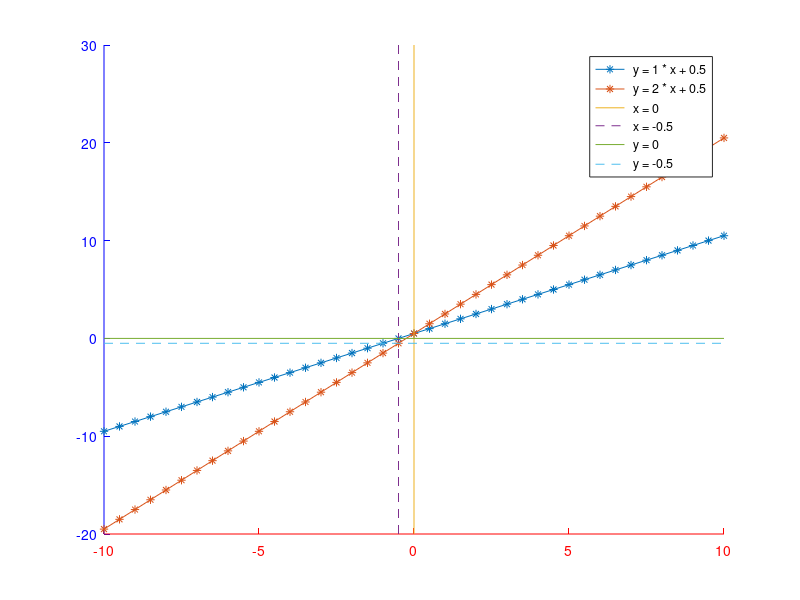

The MATLAB script that drew this image:

x = [ -10: 0.5: 10 ];

m = 1;
b = 0.5;
y = m * x + b;
hold on;
plot( x, y, '-*' )
m = 2
y = m * x + b;

plot( x, y, '-*' )
set(gca, 'XColor', 'red');
grid;
hold on;
set(gca, 'YColor', 'Blue');
grid;
hold on;

ylim = get(gca, 'Ylim')
plot( [ 0, 0 ], ylim, '-' );
hold on;
ylim = get(gca, 'Ylim')
plot( [ -0.5, -0.5 ], ylim, '--');
hold on;
xlim = get(gca, 'Xlim')
plot( xlim, [ 0, 0 ], '-' );
hold on;
xlim = get(gca, 'Xlim')
plot( xlim, [ -0.5, -0.5 ], '--' );
hold on;


legend(' y = 1 * x + 0.5 ', ' y = 2 * x + 0.5 ', ' x = 0 ', ' x = -0.5', ' y = 0 ', ' y = -0.5' )
